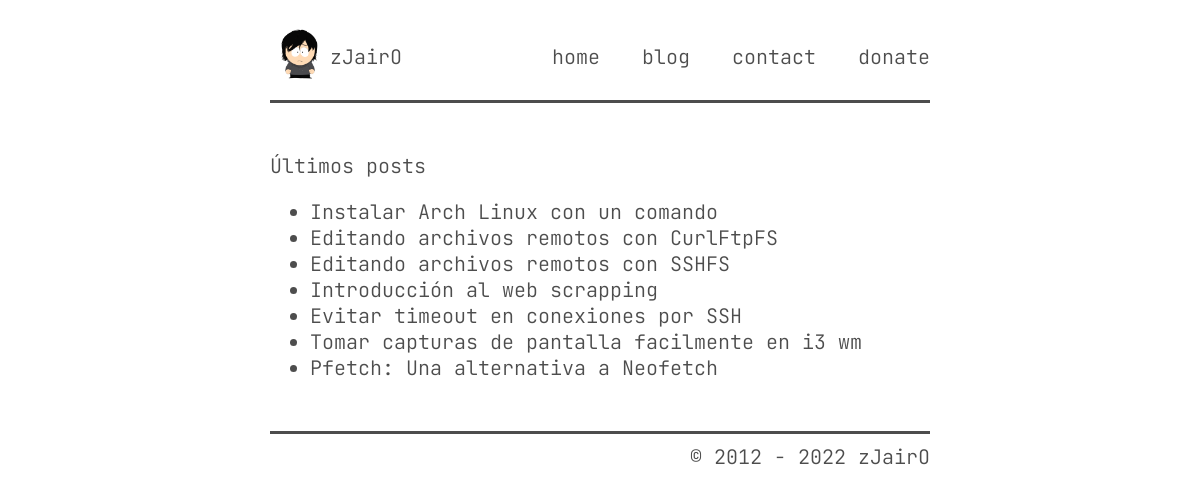
The page /posts on the database its author committed.
### blog/models.py (models this page shows, shortened)
class Post(models.Model):
    title = models.CharField(max_length=255, unique=True)
    description = models.CharField(max_length=255)
    slug = models.SlugField(max_length=255, unique=True)
    date = models.DateField()
    thumbnail = models.ImageField(upload_to='thumbnails', blank=True)
    content = models.TextField()
    class Meta:
       ordering = ['-date']

### blog/views.py (the view)
# urls.py: path('posts', views.Posts.as_view(), name='posts'),
class Posts(generic.ListView):
    model = models.Post
    template_name = 'posts.html'

### blog/templates/posts.html (shortened to what this page needs)
{% include 'head_index.html' %}
<p>
    Últimos posts
</p>
<ul>
        {% for post in object_list %}
        <li>
            <a href="posts/{{ post.slug }}">{{ post.title }}</a>
        </li>
        {% endfor %}
</ul>
{% include 'foot.html' %}

### blog/templates/head_index.html (shortened to what this page needs)
{% load static %}
<!DOCTYPE html>
<html lang="es-MX">
<head>
    <link rel="stylesheet" href="{% static 'css/style.css' %}">
</head>
<body>
    <header>
        <div>
            <a href="/">
                <img src="{% static 'images/index.png' %}" style="width: 60px;"/>
            </a>
        </div>
        <div style="flex: auto;">
            <a href="/">
                zJairO
            </a>
        </div>
        <nav>
            <ul>
                <li><a href="/">home</a></li>
                <li><a href="{% url 'posts' %}">blog</a></li>
                <li><a href="{% url 'contact' %}">contact</a></li>
                <li><a href="{% url 'donate' %}">donate</a></li>
            </ul>
        </nav>
    </header>

### blog/templates/foot.html
<footer>© 2012 - 2022 zJairO</footer>
</body>
</html>

### blog/static/css/style.css (style rules this page uses)
@media only screen and (min-width: 600px) { body { width: 85%; } }
@media only screen and (min-width: 768px) { body { width: 75%; } }
@media only screen and (min-width: 992px) { body { width: 65%; } }
@media only screen and (min-width: 1200px) { body { width: 55%; } }
html { font-family: "JetBrains Mono"; font-size: 1.25rem; font-weight: thin; font-weight: 300; }
body { color: #4d4d4d; margin-top: 2%; margin-left: auto; margin-right: auto; background-color: #fff; }
p { text-align: justify; text-justify: inter-word; }
header { margin-bottom: 2.5rem; padding-bottom: .5rem; border-bottom: 3px solid #4d4d4d; display: flex; flex-wrap: wrap; align-items: center; justify-content: space-between; position: relative; }
nav ul { margin: 0; padding: 0; }
nav ul li { list-style: none; margin-left: 1.5rem; display: inline-block; }
footer { text-align: right; margin-top: 2.5rem; padding-top: .5rem; border-top: 3px solid #4d4d4d; }
a:link { color: #4d4d4d; text-decoration: none; }

### rows shown on the page
Post: title "Instalar Arch Linux con un comando"
Post: title "Editando archivos remotos con CurlFtpFS"
Post: title "Editando archivos remotos con SSHFS"
Post: title "Introducción al web scrapping"
Post: title "Evitar timeout en conexiones por SSH"
Post: title "Tomar capturas de pantalla facilmente en i3 wm"
Post: title "Pfetch: Una alternativa a Neofetch"
